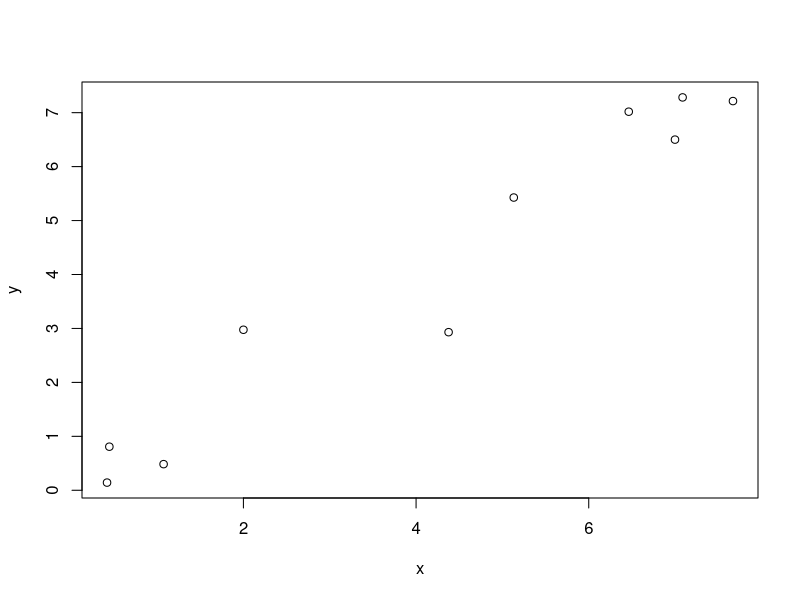
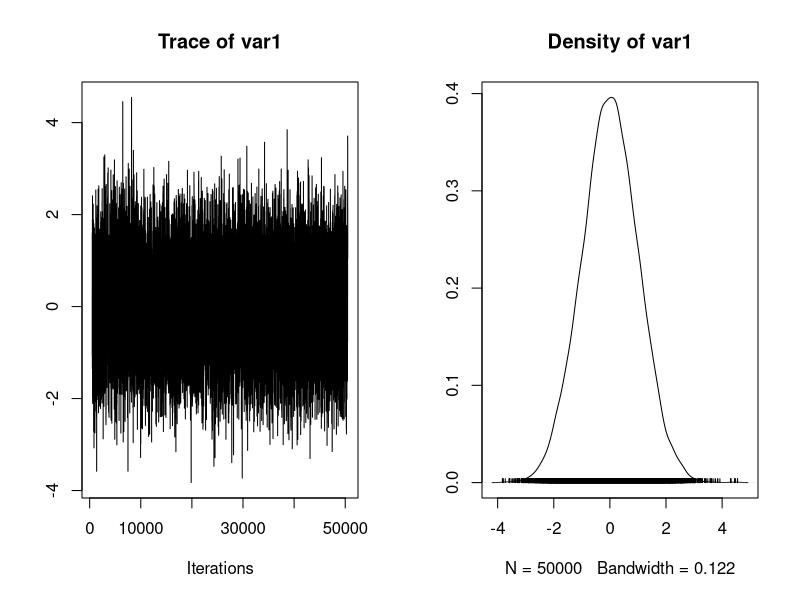
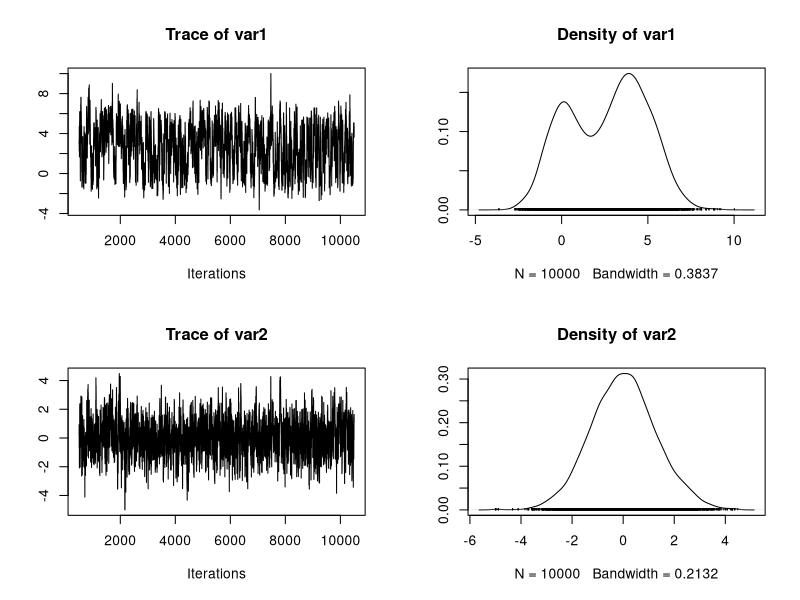
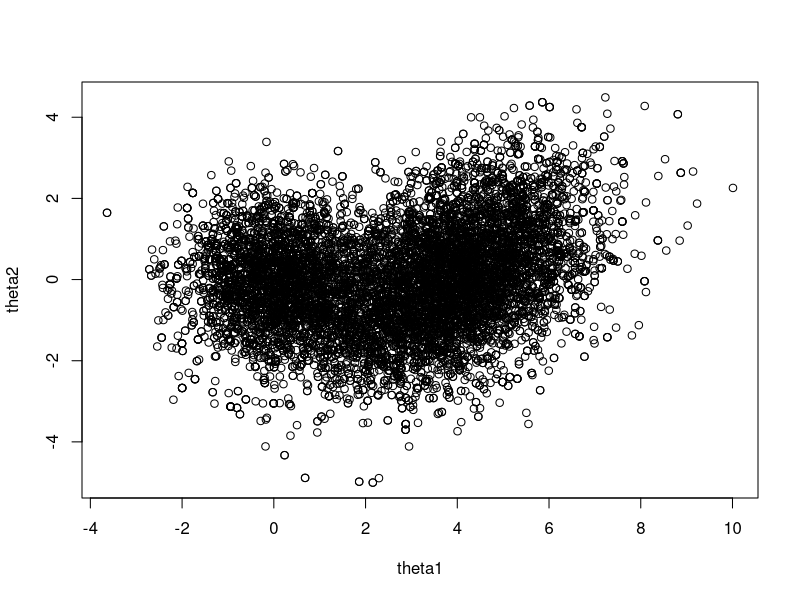
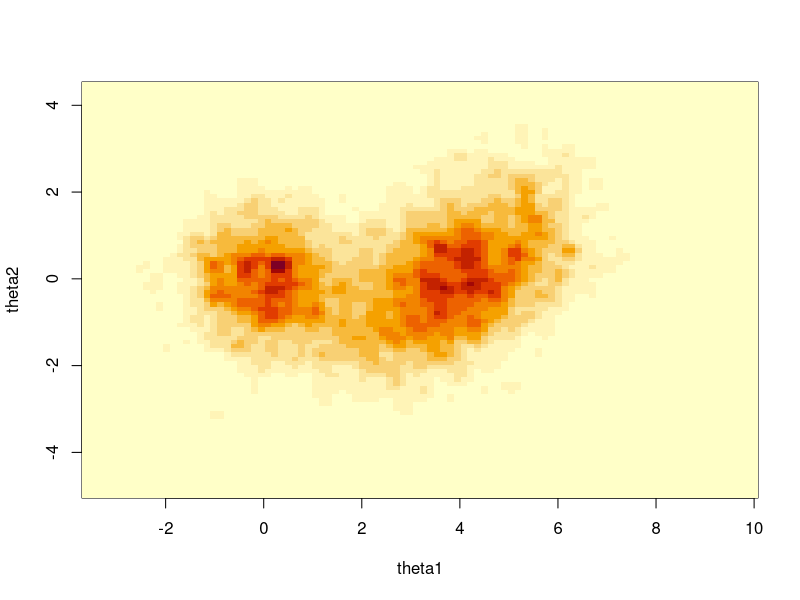
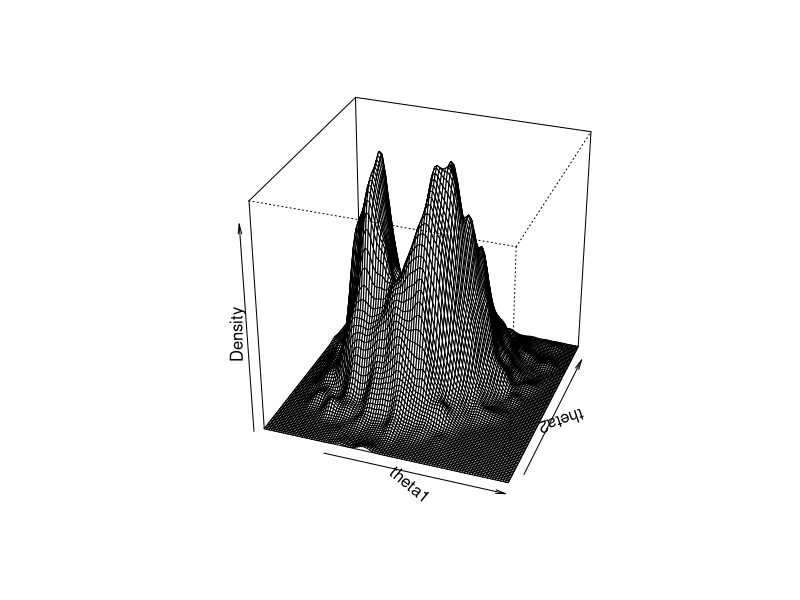

These charts were generated, in order, by the following R code:
#make some data


set.seed(50)
Ndat <- 10
x <- sort(runif(Ndat, 0, 10))
sigTrue <- 1
modMat <- c(0,1) # 1 x P vector: coefficients, a_p, of polynomial sum_{p=0} a_p*x^p
y <- cbind(1,x) %*% as.matrix(modMat) + rnorm(Ndat, 0, sigTrue)
# Dimensions in matrix multiplication: [Ndat x 1] = [Ndat x P] %*% [P x 1] + [Ndat]
# cbind does the logical thing combining a scalar and vector; then vector addition
y <- drop(y) # converts into a vector
plot(x, y)


data <- data.frame(cbind(x,y))

library(MCMCpack)
library(mnormt)

# try it out on std norm

true.mean <- 0.0
true.sd <- 1.0
initial.x <- 3
mcmc.out <- MCMCmetrop1R(dnorm, theta.init=initial.x, burnin=500, mcmc=50000,
                         mean=true.mean, sd=true.sd, verbose=5000, logfun=FALSE)
summary(mcmc.out)
plot(mcmc.out)

# now try it out on two dimensions

# define 2-component 2D Gaussian
myprob <- function(theta) {
  # define properties of two 2D Gaussians via their means and covariances
  # I could have passed these in via the ... argument in MCMCmetrop1R instead
  mean1 <- c(0,0)
  cov1 <- matrix(data=c(1,0,0,1), nrow=2, ncol=2)
  wt1 <- 0.5
  mean2 <- c(4,0)
  cov2 <- matrix(data=c(2,0.8,0.8,2), nrow=2, ncol=2)
  wt2 <- 1
  p1 <- wt1*dmnorm(theta, mean1, cov1)
  p2 <- wt2*dmnorm(theta, mean2, cov2)
  return(p1 + p2)
}
# Run MCMC
initial.theta <- c(1,0)
mcmc.out <- MCMCmetrop1R(myprob, theta.init=initial.theta, burnin=500, mcmc=10000,
                         logfun=FALSE)
# Examine results
summary(mcmc.out)
plot(mcmc.out)
plot.default(mcmc.out[,1], mcmc.out[,2], xlab="theta1", ylab="theta2")
f <- kde2d(mcmc.out[,1], mcmc.out[,2], n=100, h=c(0.5, 0.5))
image(f, zlim = c(0, 0.075), xlab="theta1", ylab="theta2")
f2 <- kde2d(mcmc.out[,1], mcmc.out[,2], n=100, h=c(1, 1))
persp(f2, phi=30, theta=20, d=5, xlab="theta1", ylab="theta2", zlab="Density")
HPDinterval(mcmc.out, prob=0.5)
